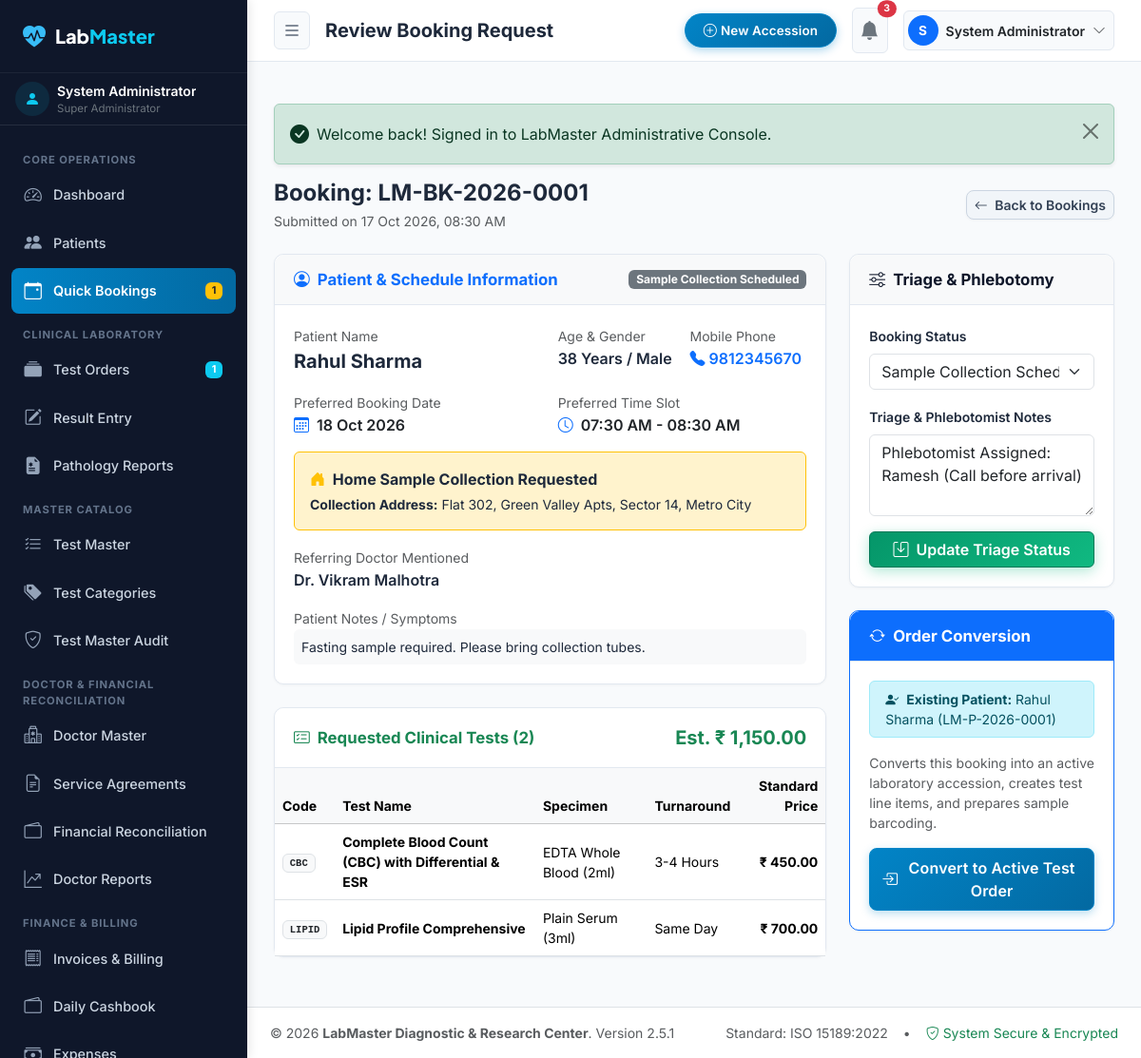
Screenshot of /admin/bookings/view.php?id=1 (signed in) with the database file from the repository.
### tables this page shows
CREATE TABLE `users` (
  `id` INT AUTO_INCREMENT PRIMARY KEY,
  `role_id` INT NOT NULL,
  `username` VARCHAR(50) NOT NULL UNIQUE,
  `email` VARCHAR(100) NOT NULL UNIQUE,
  `password_hash` VARCHAR(255) NOT NULL,
  `full_name` VARCHAR(100) NOT NULL,
  `phone` VARCHAR(20) NULL,
  `designation` VARCHAR(100) NULL,
  `qualification` VARCHAR(150) NULL,
  `registration_number` VARCHAR(50) NULL,
  `signature_image` VARCHAR(255) NULL,
  `is_active` TINYINT(1) DEFAULT 1,
  `failed_logins` INT DEFAULT 0,
  `lockout_until` DATETIME NULL,
  `last_login` DATETIME NULL,
  `created_at` TIMESTAMP DEFAULT CURRENT_TIMESTAMP,
  `updated_at` TIMESTAMP DEFAULT CURRENT_TIMESTAMP ON UPDATE CURRENT_TIMESTAMP,
  FOREIGN KEY (`role_id`) REFERENCES `roles`(`id`),
  INDEX (`username`),
  INDEX (`email`)
);

CREATE TABLE `roles` (
  `id` INT AUTO_INCREMENT PRIMARY KEY,
  `name` VARCHAR(50) NOT NULL UNIQUE,
  `slug` VARCHAR(50) NOT NULL UNIQUE,
  `description` VARCHAR(255) NULL,
  `is_system` TINYINT(1) DEFAULT 0,
  `created_at` TIMESTAMP DEFAULT CURRENT_TIMESTAMP
);

CREATE TABLE `bookings` (
  `id` INT AUTO_INCREMENT PRIMARY KEY,
  `booking_reference` VARCHAR(50) NOT NULL UNIQUE,
  `patient_id` INT NULL,
  `patient_name` VARCHAR(100) NOT NULL,
  `phone` VARCHAR(20) NOT NULL,
  `email` VARCHAR(100) NULL,
  `age` INT NOT NULL,
  `gender` ENUM('Male', 'Female', 'Other') NOT NULL,
  `test_ids` TEXT NOT NULL,
  `preferred_date` DATE NOT NULL,
  `preferred_time_slot` VARCHAR(50) NOT NULL,
  `is_home_collection` TINYINT(1) DEFAULT 0,
  `collection_address` TEXT NULL,
  `referring_doctor` VARCHAR(100) NULL,
  `notes` TEXT NULL,
  `status` ENUM('New', 'Pending Confirmation', 'Confirmed', 'Sample Collection Scheduled', 'Sample Collected', 'Completed', 'Cancelled') NOT NULL DEFAULT 'New',
  `triage_notes` TEXT NULL,
  `created_at` TIMESTAMP DEFAULT CURRENT_TIMESTAMP,
  FOREIGN KEY (`patient_id`) REFERENCES `patients`(`id`) ON DELETE SET NULL,
  INDEX (`booking_reference`),
  INDEX (`phone`),
  INDEX (`status`)
);

CREATE TABLE `tests` (
  `id` INT AUTO_INCREMENT PRIMARY KEY,
  `category_id` INT NOT NULL,
  `test_code` VARCHAR(50) NOT NULL UNIQUE,
  `test_name` VARCHAR(150) NOT NULL,
  `short_name` VARCHAR(50) NULL,
  `specimen_type` VARCHAR(100) NOT NULL DEFAULT 'Serum',
  `department` VARCHAR(100) NULL,
  `price` DECIMAL(10,2) NOT NULL DEFAULT 0.00,
  `cost_price` DECIMAL(10,2) DEFAULT 0.00,
  `turnaround_time` VARCHAR(100) DEFAULT 'Same Day (4-6 Hours)',
  `method` VARCHAR(100) NULL,
  `instructions` TEXT NULL,
  `clinical_significance` TEXT NULL,
  `is_package` TINYINT(1) DEFAULT 0,
  `is_active` TINYINT(1) DEFAULT 1,
  `created_at` TIMESTAMP DEFAULT CURRENT_TIMESTAMP,
  FOREIGN KEY (`category_id`) REFERENCES `test_categories`(`id`),
  INDEX (`test_code`),
  INDEX (`test_name`),
  INDEX (`category_id`)
);

CREATE TABLE `patients` (
  `id` INT AUTO_INCREMENT PRIMARY KEY,
  `patient_id` VARCHAR(50) NOT NULL UNIQUE,
  `full_name` VARCHAR(100) NOT NULL,
  `gender` ENUM('Male', 'Female', 'Other') NOT NULL,
  `dob` DATE NULL,
  `age` INT NOT NULL,
  `age_unit` ENUM('Years', 'Months', 'Days') NOT NULL DEFAULT 'Years',
  `phone` VARCHAR(20) NOT NULL,
  `email` VARCHAR(100) NULL,
  `address` TEXT NULL,
  `blood_group` VARCHAR(10) NULL,
  `referring_doctor_id` INT NULL,
  `medical_history` TEXT NULL,
  `password_hash` VARCHAR(255) NULL,
  `created_at` TIMESTAMP DEFAULT CURRENT_TIMESTAMP,
  `updated_at` TIMESTAMP DEFAULT CURRENT_TIMESTAMP ON UPDATE CURRENT_TIMESTAMP,
  FOREIGN KEY (`referring_doctor_id`) REFERENCES `doctors`(`id`) ON DELETE SET NULL,
  INDEX (`patient_id`),
  INDEX (`phone`),
  INDEX (`full_name`)
);

### admin/bookings/view.php (the view, shortened to what the rows shown need)
<?php
$bookingId = (int)($_POST['booking_id'] ?? ($_GET['id'] ?? 0));
$pageTitle = 'Review Booking Request';
require_once dirname(__DIR__) . '/includes/auth_guard.php';
$booking = Database::fetch("SELECT * FROM `bookings` WHERE `id` = ?", [$bookingId]);
$rawTestIds = trim($booking['test_ids'] ?? '');
if (str_starts_with($rawTestIds, '[')) {
    $decoded = json_decode($rawTestIds, true);
    $testIds = is_array($decoded) ? array_filter(array_map('intval', $decoded)) : [];
} else {
    $testIds = array_filter(array_map('intval', explode(',', $rawTestIds)));
}
$tests = [];
if (!empty($testIds)) {
    $placeholders = implode(',', array_fill(0, count($testIds), '?'));
    $tests = Database::fetchAll("SELECT * FROM `tests` WHERE `id` IN ({$placeholders})", $testIds);
}
$existingPatient = Database::fetch("SELECT * FROM `patients` WHERE `phone` = ? LIMIT 1", [$booking['phone']]);
$existingOrder = Database::fetch("SELECT * FROM `test_orders` WHERE `booking_id` = ? LIMIT 1", [$bookingId]);
require_once dirname(__DIR__) . '/includes/header.php';
?>
<div class="d-flex justify-content-between align-items-center mb-4">
  <div>
    <h2 class="h4 fw-bold mb-1">
      Booking: <?= e($booking['booking_reference']) ?>
    </h2>
    <p class="text-muted small mb-0">Submitted on <?= format_date($booking['created_at'], true) ?></p>
  </div>
</div>
<div class="row g-4">
  <div class="col-lg-8">
    <div class="admin-card mb-4">
      <div class="admin-card-header bg-light">
        <h3 class="admin-card-title text-primary">
          <i class="bi bi-person-circle"></i> Patient & Schedule Information
        </h3>
        <span class="badge bg-secondary"><?= e($booking['status']) ?></span>
      </div>
      <div class="admin-card-body">
        <div class="row g-3">
          <div class="col-md-6">
            <label class="text-muted small">Patient Name</label>
            <div class="fw-bold fs-5"><?= e($booking['patient_name']) ?></div>
          </div>
          <div class="col-md-3">
            <label class="text-muted small">Age & Gender</label>
            <div class="fw-semibold"><?= $booking['age'] ?> Years / <?= e($booking['gender']) ?></div>
          </div>
          <div class="col-md-3">
            <label class="text-muted small">Mobile Phone</label>
            <div class="fw-semibold text-primary">
              <i class="bi bi-telephone-fill me-1"></i><?= e($booking['phone']) ?>
            </div>
          </div>
          <div class="col-md-6">
            <label class="text-muted small">Preferred Booking Date</label>
            <div class="fw-semibold fs-6 text-dark">
              <i class="bi bi-calendar3 me-1 text-primary"></i> <?= format_date($booking['preferred_date']) ?>
            </div>
          </div>
          <div class="col-md-6">
            <label class="text-muted small">Preferred Time Slot</label>
            <div class="fw-semibold fs-6 text-dark">
              <i class="bi bi-clock me-1 text-primary"></i> <?= e($booking['preferred_time_slot']) ?>
            </div>
          </div>
          <div class="col-12">
            <div class="p-3 rounded border <?= $booking['is_home_collection'] ? 'bg-warning-subtle border-warning' : 'bg-light' ?>">
              <div class="fw-bold mb-1">
                <?php if ($booking['is_home_collection']): ?>
                  <i class="bi bi-house-door-fill text-warning me-1"></i> Home Sample Collection Requested
                <?php else: ?>
                  <i class="bi bi-hospital text-primary me-1"></i> Diagnostic Center Walk-in
                <?php endif; ?>
              </div>
              <?php if ($booking['is_home_collection'] && !empty($booking['collection_address'])): ?>
                <div class="small mt-1">
                  <strong>Collection Address:</strong> <?= nl2br(e($booking['collection_address'])) ?>
                </div>
              <?php endif; ?>
            </div>
          </div>
          <?php if (!empty($booking['referring_doctor'])): ?>
          <div class="col-md-6">
            <label class="text-muted small">Referring Doctor Mentioned</label>
            <div class="fw-semibold"><?= e($booking['referring_doctor']) ?></div>
          </div>
          <?php endif; ?>
          <?php if (!empty($booking['notes'])): ?>
          <div class="col-12">
            <label class="text-muted small">Patient Notes / Symptoms</label>
            <div class="p-2 bg-light rounded small"><?= nl2br(e($booking['notes'])) ?></div>
          </div>
          <?php endif; ?>
        </div>
      </div>
    </div>
    <div class="admin-card">
      <div class="admin-card-body p-0">
        <div class="table-responsive">
          <table class="table table-hover align-middle mb-0 small">
            <thead class="table-light">
              <tr>
                <th>Code</th>
                <th>Test Name</th>
                <th>Specimen</th>
                <th>Turnaround</th>
                <th class="text-end">Standard Price</th>
              </tr>
            </thead>
            <tbody>
              <?php foreach ($tests as $t): ?>
                <tr>
                  <td><span class="badge bg-light text-dark border font-monospace"><?= e($t['test_code']) ?></span></td>
                  <td class="fw-bold"><?= e($t['test_name']) ?></td>
                  <td><?= e($t['specimen_type']) ?></td>
                  <td><?= e($t['turnaround_time']) ?></td>
                  <td class="text-end fw-bold"><?= format_currency($t['price']) ?></td>
                </tr>
              <?php endforeach; ?>
            </tbody>
          </table>
        </div>
      </div>
    </div>
  </div>
  <div class="col-lg-4">
    <div class="admin-card mb-4">
      <div class="admin-card-body">
        <form method="POST" action="<?= ADMIN_URL ?>/bookings/view.php?id=<?= $bookingId ?>">
          <div class="mb-3">
            <label class="form-label small fw-semibold">Booking Status</label>
            <select name="status" class="form-select">
              <?php
              $statuses = ['New', 'Pending Confirmation', 'Confirmed', 'Sample Collection Scheduled', 'Sample Collected', 'Completed', 'Cancelled'];
              foreach ($statuses as $st): ?>
                <option value="<?= $st ?>" <?= $booking['status'] === $st ? 'selected' : '' ?>><?= $st ?></option>
              <?php endforeach; ?>
            </select>
          </div>
          <div class="mb-3">
            <label class="form-label small fw-semibold">Triage & Phlebotomist Notes</label>
            <textarea name="triage_notes" class="form-control small" rows="3" placeholder="e.g. Confirmed with patient, Phlebotomist Amit assigned..."><?= e($booking['triage_notes'] ?? '') ?></textarea>
          </div>
        </form>
      </div>
    </div>
    <div class="admin-card border-primary">
      <div class="admin-card-body">
        <?php if ($existingOrder): ?>
          <div class="alert alert-success small mb-3 py-2">
            <i class="bi bi-check-circle-fill me-1"></i> <strong>Already Converted to Test Order!</strong><br>
            Accession No: <strong><?= e($existingOrder['accession_number']) ?></strong>
          </div>
          <a href="<?= ADMIN_URL ?>/orders/view.php?id=<?= $existingOrder['id'] ?>" class="btn btn-primary-lm w-100 py-2">
            <i class="bi bi-eye me-1"></i> View Test Order & Accession
          </a>
        <?php else: ?>
          <?php if ($existingPatient): ?>
            <div class="alert alert-info small mb-3 py-2">
              <i class="bi bi-person-check-fill me-1"></i> <strong>Existing Patient:</strong>
              <?= e($existingPatient['full_name']) ?> (<?= e($existingPatient['patient_id']) ?>)
            </div>
          <?php else: ?>
            <div class="alert alert-secondary small mb-3 py-2">
              <i class="bi bi-person-plus me-1"></i> Patient is new. Will register automatically.
            </div>
          <?php endif; ?>
          <p class="small text-muted mb-3">
            Converts this booking into an active laboratory accession, creates test line items, and prepares sample barcoding.
          </p>
          <form method="POST" action="<?= ADMIN_URL ?>/bookings/view.php?id=<?= $bookingId ?>">
            <button type="submit" class="btn btn-primary-lm w-100 py-2">
            </button>
          </form>
        <?php endif; ?>
      </div>
    </div>
  </div>
</div>
<?php require_once dirname(__DIR__) . '/includes/footer.php'; ?>

### admin/includes/header.php (shortened to what the rows shown need)
<?php
require_once __DIR__ . '/auth_guard.php';
$pageTitle = $pageTitle ?? 'Admin Control Center';
?>
<!DOCTYPE html>
<html lang="en">
<head>
  <link href="https://cdn.jsdelivr.net/npm/bootstrap@5.3.3/dist/css/bootstrap.min.css" rel="stylesheet">
  <link rel="stylesheet" href="https://cdn.jsdelivr.net/npm/bootstrap-icons@1.11.3/font/bootstrap-icons.min.css">
  <link rel="stylesheet" href="<?= ASSETS_URL ?>/css/admin.css?v=<?= APP_VERSION ?>">
</head>
<body class="admin-body">
  <?php require_once __DIR__ . '/sidebar.php'; ?>
  <div class="admin-wrapper">
    <header class="admin-topbar">
      <div class="d-flex align-items-center gap-3">
        <h1 class="h5 mb-0 fw-bold d-none d-md-block text-truncate" style="max-width: 450px;">
          <?= e($pageTitle) ?>
        </h1>
      </div>
      <div class="d-flex align-items-center gap-3">
        <div class="dropdown">
          <button class="btn btn-light border-0 d-flex align-items-center gap-2 p-1 pe-2 rounded-pill" type="button" data-bs-toggle="dropdown" aria-expanded="false">
            <div class="rounded-circle bg-primary text-white d-flex align-items-center justify-content-center" style="width: 32px; height: 32px; font-size: 0.85rem; font-weight: 700;">
              <?= strtoupper(substr($currentUser['full_name'], 0, 1)) ?>
            </div>
            <span class="small fw-semibold text-dark d-none d-md-inline"><?= e($currentUser['full_name']) ?></span>
            <i class="bi bi-chevron-down text-muted small"></i>
          </button>
        </div>
      </div>
    </header>
    <main class="admin-content">

### admin/includes/sidebar.php (shortened to what the rows shown need)
<aside class="admin-sidebar">
  <div class="px-3 py-2 border-bottom border-secondary border-opacity-25 d-flex align-items-center gap-2">
    <div class="overflow-hidden">
      <div class="text-white text-truncate fw-semibold small"><?= e($currentUser['full_name']) ?></div>
      <div class="text-secondary text-truncate" style="font-size: 0.72rem;"><?= e($currentUser['role_name']) ?></div>
    </div>
  </div>
</aside>

### rows the page displays
users: full_name "System Administrator", role.name "Super Administrator", full_name "S"
bookings: booking_reference "LM-BK-2026-0001", created_at "17 Oct 2026, 08:30 AM", status "Sample Collection Scheduled", patient_name "Rahul Sharma", age "38", gender "Male", phone "9812345670", preferred_date "18 Oct 2026", preferred_time_slot "07:30 AM - 08:30 AM", collection_address "Flat 302, Green Valley Apts, Sector 14, Metro City", referring_doctor "Dr. Vikram Malhotra", notes "Fasting sample required. Please bring collection tubes.", triage_notes "Phlebotomist Assigned: Ramesh (Call before arrival)"
tests: test_code "CBC", test_name "Complete Blood Count (CBC) with Differential & ESR", specimen_type "EDTA Whole Blood (2ml)", turnaround_time "3-4 Hours", price "₹ 450.00"
tests: test_code "LIPID", test_name "Lipid Profile Comprehensive", specimen_type "Plain Serum (3ml)", turnaround_time "Same Day", price "₹ 700.00"
patients: full_name "Rahul Sharma", patient "LM-P-2026-0001"

### other values shown
$pendingBookingsCount "1"
$ordersProcessingCount "1"
$pageTitle "Review Booking Request"
$unreadNotifCount "3"
$flash['message'] "Welcome back! Signed in to LabMaster Administrative Console."
count($tests) "2"
format_currency($totalEstimated) "₹ 1,150.00"
Settings::get('lab_name', 'LabMaster Diagnostics') "LabMaster Diagnostic & Research Center"
APP_VERSION "2.5.1"
